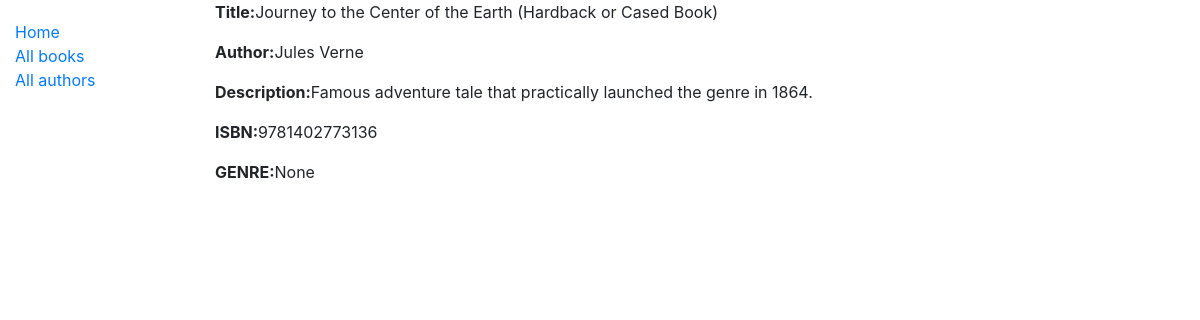
Screenshot of /book/1 with the database file from the repository.
### catalog/models.py (models this page shows, shortened)
class Book(models.Model):
	title = models.CharField(max_length=200, help_text='enter the title of book')
	author = models.ForeignKey(Author, on_delete=models.SET_NULL, null=True)
	summary = models.TextField(max_length=1000, help_text='Enter the brief description of the book')
	isbn = models.CharField(max_length=13, help_text='Enter 13 digit <a href="https://www.isbn-international.org/content/what-isbn">ISBN number</a>')
	genre = models.ManyToManyField(Genre, help_text='Select a Genre for this book')
	language = models.ForeignKey(Language, on_delete=models.SET_NULL, null=True)
	def display_genre(self):
		"""Create a string for the Genre. This is required to display genre in Admin."""
		return ', '.join(genre.name for genre in self.genre.all()[:3])
	display_genre.short_description = 'Genre'

class Author(models.Model):
	first_name = models.CharField(max_length=100)
	last_name = models.CharField(max_length=100)
	date_of_birth = models.DateField(null=True, blank=True)
	date_of_death = models.DateField(null=True, blank=True)
	class Meta:
		ordering = ['last_name', 'first_name']
	def __str__(self):
		return '%s %s' % (self.last_name, self.first_name)

### catalog/views.py (the view)
# urls.py: path('book/<int:pk>',views.BookDetailView.as_view(), name='book-detail'),
class BookDetailView(DetailView):
	print('check detail')
	model = Book
	context_object_name ='bookdetail'
	queryset = Book.objects.all()
	template_name = 'book_detail.html'  # Specify your own template name/location

### catalog/templates/book_detail.html (shortened to what this page needs)
{% extends "base.html" %}
{% block content %}
{% if bookdetail %}
<p><strong>Title:</strong>{{bookdetail.title}}</p>
<p><strong>Author:</strong>{{bookdetail.author}}</p>
<p><strong>Description:</strong>{{bookdetail.summary}}</p>
<p><strong>ISBN:</strong>{{bookdetail.isbn}}</p>
<p><strong>GENRE:</strong>{{bookdetail.genre.name}}</p>
{% endif %}
{% endblock %}

### rows the page displays
Book: title "Journey to the Center of the Earth (Hardback or Cased Book)", author "Jules Verne", summary "Famous adventure tale that practically launched the genre in 1864.", isbn "9781402773136", genre.name "None"
